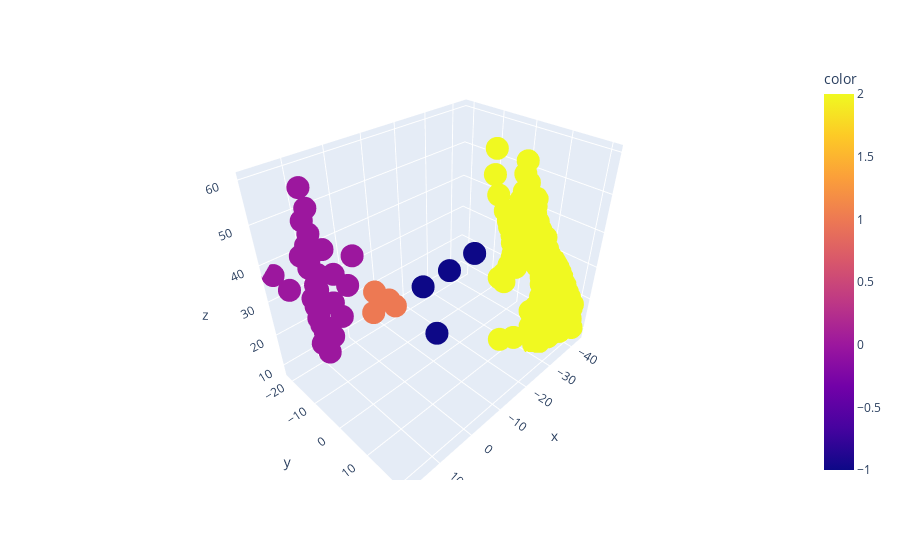

Source (notebook cell):
### Code cell
import pandas as pd
from sklearn.cluster import KMeans, DBSCAN, OPTICS
from sklearn.mixture import GaussianMixture

pd_data = pd.DataFrame(data=dict(R=lab_color[:, 2], G=lab_color[:, 1], B=lab_color[:, 0]))

dbscan = DBSCAN(eps=7, min_samples=2)
clusters = dbscan.fit(pd_data)
label = clusters.labels_

fig = px.scatter_3d(x=pd_data['R'], y=pd_data['G'], z=pd_data['B'], color=label, color_discrete_map="identity")
fig.show()
print(np.unique(label))

### Figure 1 — Plotly figure (JSON) as saved in the notebook; plotly's stock layout.template omitted (floating-point values rounded to 4 significant figures; data arrays with more than 128 entries replaced by an {"elided": "..."} marker saying what was removed)
{"data": [{"hovertemplate": "x=%{x}<br>y=%{y}<br>z=%{z}<br>color=%{marker.color}<extra></extra>", "legendgroup": "", "marker": {"color": {"elided": "220 int values"}, "coloraxis": "coloraxis", "symbol": "circle"}, "mode": "markers", "name": "", "scene": "scene", "showlegend": false, "type": "scatter3d", "x": {"elided": "220 float values"}, "y": {"elided": "220 float values"}, "z": {"elided": "220 float values"}}], "layout": {"coloraxis": {"colorbar": {"title": {"text": "color"}}, "colorscale": [[0, "#0d0887"], [0.1111, "#46039f"], [0.2222, "#7201a8"], [0.3333, "#9c179e"], [0.4444, "#bd3786"], [0.5556, "#d8576b"], [0.6667, "#ed7953"], [0.7778, "#fb9f3a"], [0.8889, "#fdca26"], [1, "#f0f921"]]}, "legend": {"tracegroupgap": 0}, "margin": {"t": 60}, "scene": {"domain": {"x": [0, 1], "y": [0, 1]}, "xaxis": {"title": {"text": "x"}}, "yaxis": {"title": {"text": "y"}}, "zaxis": {"title": {"text": "z"}}}}}
